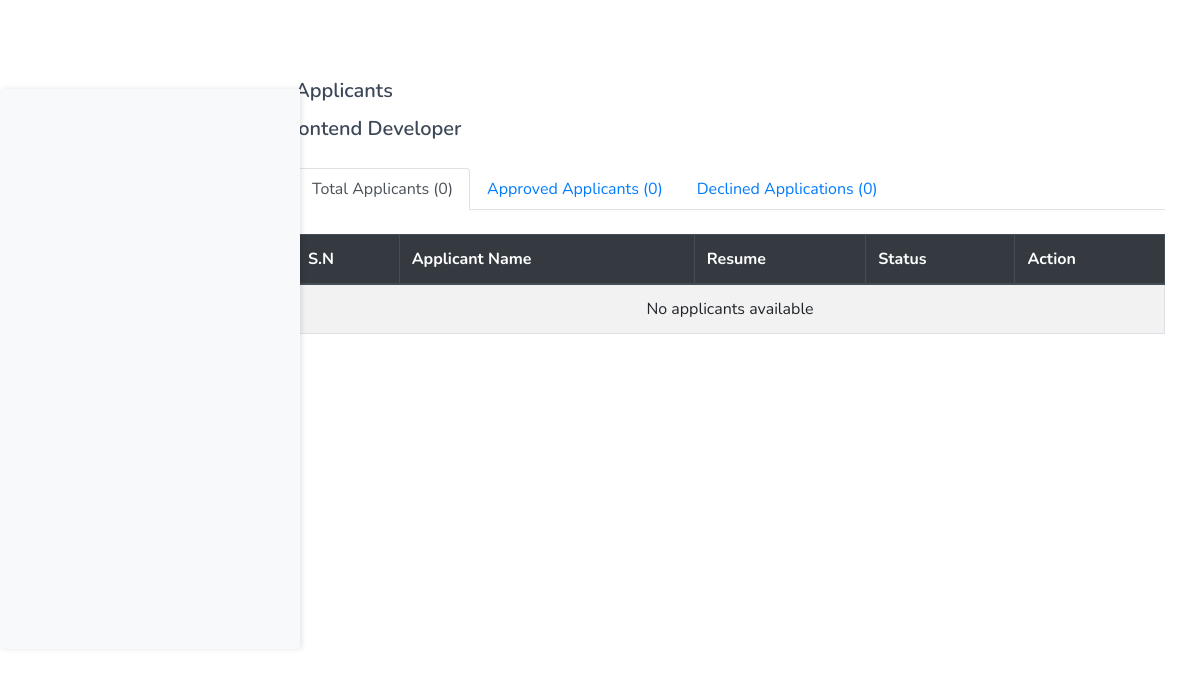
The page /job/applicants_perjob/3/ on the database as committed earlier.
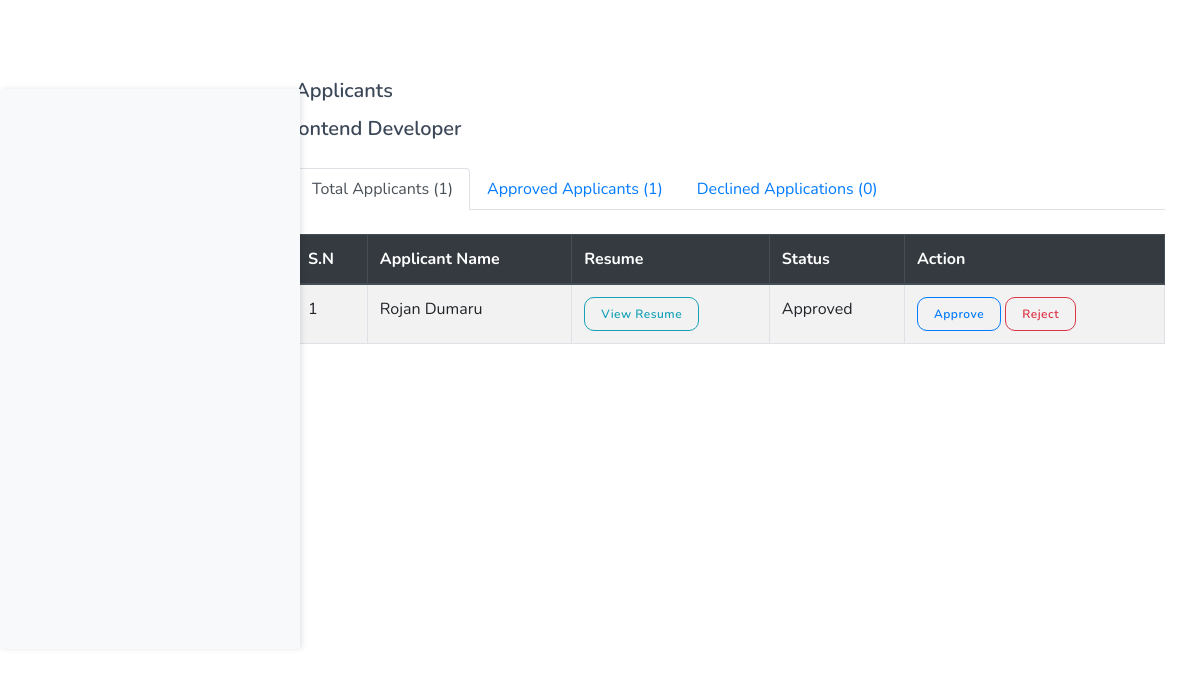
The same page on the database as committed later.
### job/models.py (models this page shows, shortened)
class Job(models.Model):
    company = models.ForeignKey(Company, on_delete=models.CASCADE)  # Renamed for clarity
    title = models.CharField(max_length=200)
    post_date_time = models.DateTimeField(auto_now_add=True, editable=False)
    date_posted = models.DateField(auto_now_add=True)
    salary = models.PositiveIntegerField()
    pay_mode = models.CharField(max_length=20, choices=PAY_MODE)
    job_type = models.CharField(max_length=50, choices=JOB_TYPE)
    job_location = models.CharField(max_length=200, choices=JOB_LOCATION)
    job_category = models.CharField(max_length=200, choices=JOB_CATEGORY)
    expiry_date = models.DateTimeField(null=True, blank=True)
    job_description = models.TextField()
    status = models.CharField(max_length=50, choices=STATUS, default='Pending')

class JobApplication(models.Model):
    resume = models.ForeignKey(Resume, on_delete=models.CASCADE)
    job = models.ForeignKey(Job, on_delete=models.CASCADE)
    applied_date_time = models.DateTimeField(auto_now_add=True)
    applied_date = models.DateField(auto_now_add=True)
    status = models.CharField(max_length=50, choices=JOBAPPLICATION_STATUS, default='Pending')

### resume/models.py (models this page shows, shortened)
class Resume(models.Model):
    user = models.OneToOneField(User, on_delete=models.CASCADE)
    dob = models.DateField()  # Changed to DateField
    gender = models.CharField(max_length=10, choices=GENDER_CHOICES)
    marital_status = models.CharField(max_length=20, choices=MARITAL_STATUS)
    language = models.CharField(max_length=50)  # Increased max_length for multilingual capabilities
    about_candidate = models.TextField()
    province = models.CharField(max_length=20, choices=PROVINCE_CHOICES)
    country = models.CharField(max_length=20, default='Nepal')
    phone_number = models.CharField(max_length=13)  # Removed max_length from PositiveIntegerField
    instagram = models.URLField(blank=True, null=True)
    twitter = models.URLField(blank=True, null=True)
    facebook = models.URLField(blank=True, null=True)
    github = models.URLField(blank=True, null=True)
    linkedin = models.URLField(blank=True, null=True)
    address = models.CharField(max_length=300)
    experience = models.CharField(max_length=20, choices=EXPERIENCE_CHOICES)
    education = models.CharField(max_length=200, choices=EDUCATION_CHOICES)

### accounts/models.py (models this page shows)
class User(AbstractUser):
  email = models.EmailField(unique = True, null=False)
  has_company = models.BooleanField(default=False)
  has_resume = models.BooleanField(default=False)
  is_recruiter = models.BooleanField(default=False)
  is_candidate = models.BooleanField(default=False)

### job/views.py (the view)
# urls.py: path('applicants_perjob/<int:pk>/', views.jobapplicants_perjob, name='jobapplicants_perjob'),
def jobapplicants_perjob(request, pk):
  job = Job.objects.get(id = pk)
  applicants = job.jobapplication_set.all()
  approved = job.jobapplication_set.filter(status = 'Approved')
  declined = job.jobapplication_set.filter(status = 'Declined')
  context = {'applicants': applicants, 'job': job, 'approved': approved, 'declined': declined}
  return render(request, 'job/applicants_perjob.html', context )

### templates/job/applicants_perjob.html (shortened to what this page needs)
{% extends "base.html" %}
{% block content %}
<section class="section pt-0">
  <div class="container">
    <div class="row align-items-center">
      <div class="col-lg-12">
        <h5 class="text-dark mb-0 pt-2">Applicants</h5>
      </div>
      <h5 class="text-dark mb-0 pt-2">{{ job.title }}</h5>
    </div>
    <ul class="nav nav-tabs mt-4" id="applicantsTab" role="tablist">
      <li class="nav-item">
        <a class="nav-link active" id="total-applicants-tab" data-toggle="tab" href="#total-applicants" role="tab" aria-controls="total-applicants" aria-selected="true">
          Total Applicants ({{ applicants.count }})
        </a>
      </li>
      <li class="nav-item">
        <a class="nav-link" id="approved-applicants-tab" data-toggle="tab" href="#approved-applicants" role="tab" aria-controls="approved-applicants" aria-selected="false">
          Approved Applicants ({{ approved.count }})
        </a>
      </li>
      <li class="nav-item">
        <a class="nav-link" id="declined-applicants-tab" data-toggle="tab" href="#declined-applicants" role="tab" aria-controls="declined-applicants" aria-selected="false">
          Declined Applications ({{ declined.count }})
        </a>
      </li>
    </ul>
    <div class="tab-content mt-4" id="applicantsTabContent">
      <div class="tab-pane fade show active" id="total-applicants" role="tabpanel" aria-labelledby="total-applicants-tab">
        <table class="table table-bordered table-hover table-striped">
          <thead class="thead-dark">
            <tr>
              <th scope="col">S.N</th>
              <th scope="col">Applicant Name</th>
              <th scope="col">Resume</th>
              <th scope="col">Status</th>
              <th scope="col">Action</th>
            </tr>
          </thead>
          <tbody>
            {% for applicant in applicants %}
            <tr>
              <td>{{ forloop.counter }}</td>
              <td>{{ applicant.resume.user.get_full_name }}</td>
              <td>
                <a href="{% url 'resume:resume_details' applicant.resume.pk %}" class="btn btn-sm btn-outline-info" role="button">
                  View Resume
                </a>
              </td>
              <td>{{ applicant.status }}</td>
              <td>
                <a href="{% url 'job:accept_application' applicant.pk %}" class="btn btn-sm btn-outline-primary" role="button" title="Approve">Approve</a>
                <a href="{% url 'job:reject_application' applicant.pk %}" class="btn btn-sm btn-outline-danger" role="button" title="Reject">Reject</a>
              </td>
            </tr>
            {% empty %}
            <tr>
              <td colspan="5" class="text-center">No applicants available</td>
            </tr>
            {% endfor %}
          </tbody>
        </table>
      </div>
    </div>
  </div>
</section>
{% endblock content %}

Rows that differ between the two databases and show on the page:
computed for Job "Frontend Developer": count "0" → "1"
added JobApplication: resume.user.get_full_name "Rojan Dumaru", status "Approved"
Other text that changed with them:
{{ approved.count }}: "0" → "1"
text no longer shown: "No applicants available"
